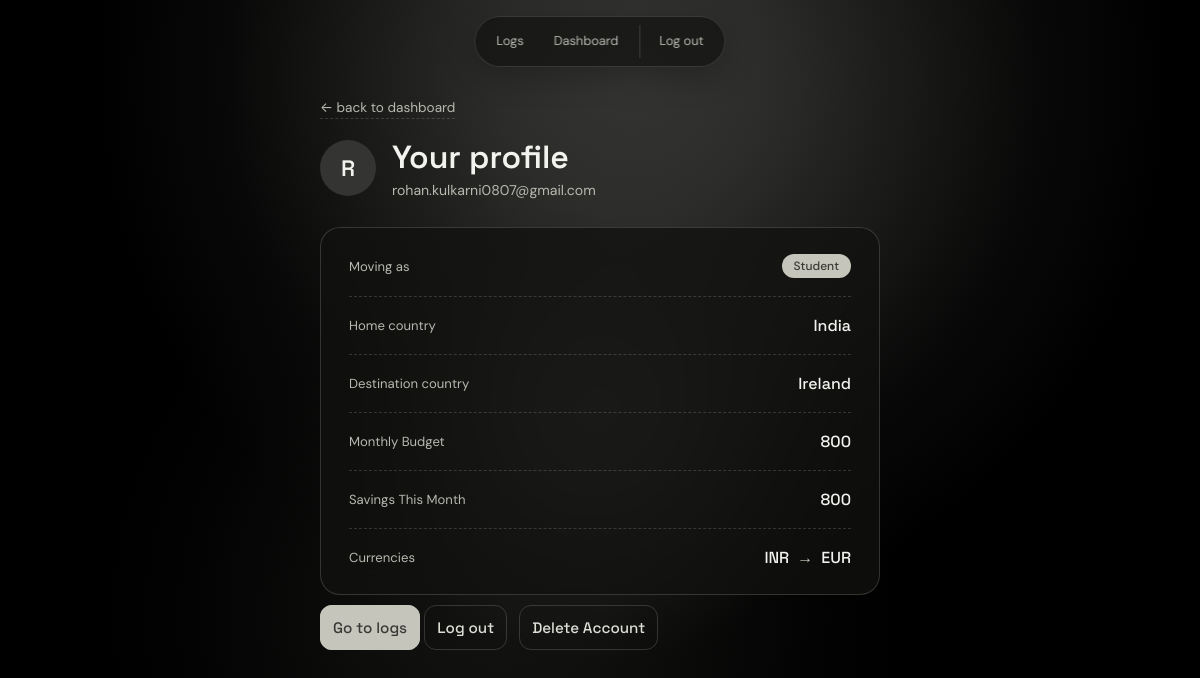
/profile (signed in), run on an earlier commit of the app's database.
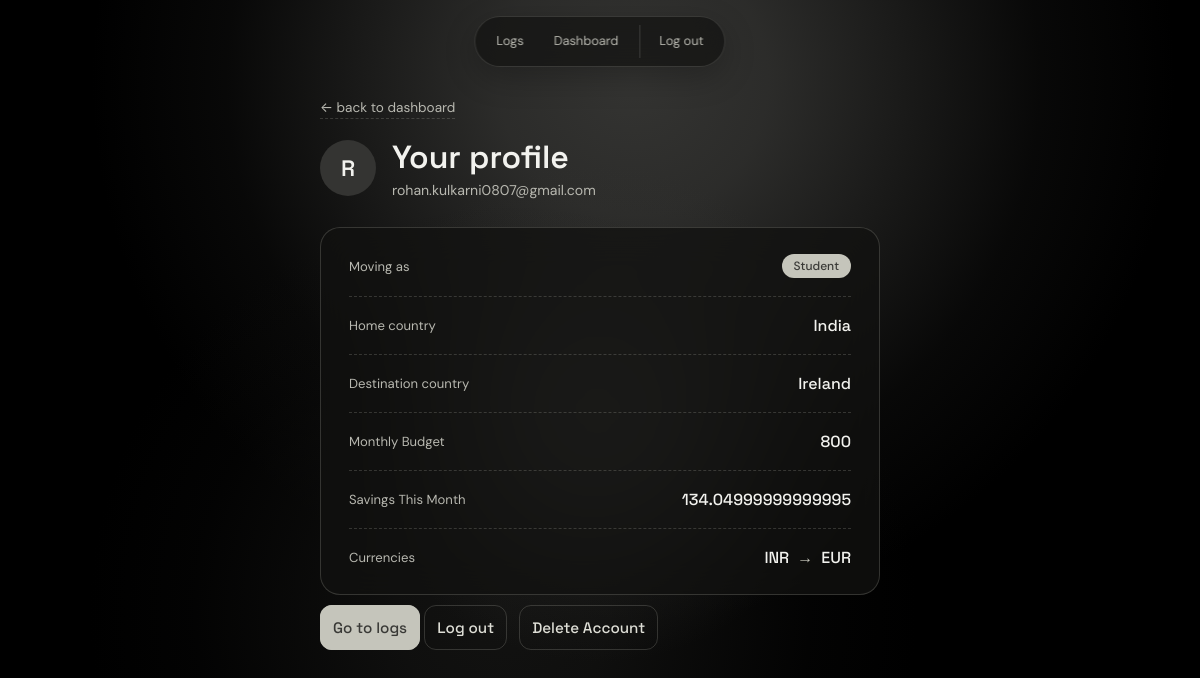
And on a later commit of the database.
### tables this page shows
CREATE TABLE users(
            id INTEGER PRIMARY KEY AUTOINCREMENT,
            email TEXT UNIQUE NOT NULL,
            password_hash TEXT NOT NULL,
            home_country TEXT NOT NULL,
            home_currency TEXT NOT NULL,
            destination_country TEXT NOT NULL,
            destination_currency TEXT NOT NULL,
            user_type TEXT NOT NULL,
            budget INTEGER NOT NULL,
            savings INTEGER NOT NULL DEFAULT 0
        );

### app.py (the view)
@app.route("/profile", methods=["GET", "POST"])
@login_required
def profilePage():
    if request.method=="GET":
        try:
            con=connect_db()
            user = con.execute("SELECT * FROM users WHERE id = ?", (session["user_id"],)).fetchone()
        finally:
            con.close()
    return render_template("profile.html", user=user)

### app.py (called while the page is built)
def login_required(f):
    @wraps(f)
    def wrapper(*args, **kwargs):
        if "user_id" not in session:
            return redirect(url_for("loginPage"))
        return f(*args, **kwargs)
    return wrapper

### db.py (called while the page is built)
def connect_db():
    con = sqlite3.connect(db)
    con.row_factory=sqlite3.Row
    return con

### templates/profile.html (shortened to what this page needs)
<!DOCTYPE html>
<html lang="en">
<head>
<link rel="stylesheet" href="{{ url_for('static', filename='css/bloom-field.css') }}">
<link rel="stylesheet" href="{{ url_for('static', filename='css/navigation.css') }}">
</head>
<body>
{% include "_navbar.html" %}
<div class="page">
  <a class="back" href="{{ url_for('dashboard') }}">&larr; back to dashboard</a>
  <div class="header-row">
    <div class="avatar">{{ user['email'][0] | upper }}</div>
    <div>
      <h1>Your profile</h1>
      <p>{{ user['email'] }}</p>
    </div>
  </div>
  <div class="panel">
    <div class="field">
      <span class="field-label">Moving as</span>
      <span class="field-value"><span class="badge">{{ user['user_type'] }}</span></span>
    </div>
    <div class="field">
      <span class="field-label">Home country</span>
      <span class="field-value">{{ user['home_country'] }}</span>
    </div>
    <div class="field">
      <span class="field-label">Destination country</span>
      <span class="field-value">{{ user['destination_country'] }}</span>
    </div>
    <div class="field">
      <span class="field-label">Monthly Budget</span>
      <span class="field-value">{{ user['budget'] }}</span>
    </div>
    <div class="field">
      <span class="field-label">Savings This Month</span>
      <span class="field-value">{{ user['savings'] }}</span>
    </div>
    <div class="field">
      <span class="field-label">Currencies</span>
      <span class="field-value">
        <span class="currency-pair">
          {{ user['home_currency'] }} <span class="arrow">&rarr;</span> {{ user['destination_currency'] }}
        </span>
      </span>
    </div>
  </div>
  <div class="actions">
    <form>
    <a class="btn btn-primary" href="{{ url_for('expenses') }}">Go to logs</a>
    <a class="btn btn-ghost" href="{{ url_for('logout') }}">Log out</a>
    </form>
    <form action="POST"><a class="btn btn-ghost" actio href="{{ url_for('delete_account')}}">Delete Account</a></form>
  </div>
</div>
</body>
</html>

### templates/_navbar.html (shortened to what this page needs)
<nav class="site-nav" aria-label="Main navigation">
  <div class="site-nav-links">
    {% if request.endpoint != 'expenses' %}
    <a href="{{ url_for('expenses') }}">Logs</a>
    {% endif %}
    {% if request.endpoint != 'dashboard' %}
    <a href="{{ url_for('dashboard') }}">Dashboard</a>
    {% endif %}
  </div>
  {% if session.get('user_id') %}
  <div class="site-nav-actions">
    <a href="{{ url_for('logout') }}">Log out</a>
  </div>
  {% endif %}
</nav>

### static/css/bloom-field.css (style rules this page uses)
:root { color-scheme: dark; --bg: rgba(18, 18, 17, 0.78); --bg-deep: rgba(18, 18, 17, 0.76); --ink: #f2f2ee; --ink-soft: #b8b8b0; --sage: #c5c5bb; --sage-soft: #777770; --rust: #deded6; --thread: rgba(245, 245, 237, 0.16); --pink: #8c8c83; --powder: #343432; --aqua: #e4e4dd; --white-wash: rgba(18, 18, 17, 0.65); }
body { isolation: isolate; background: transparent; }
body::before { content: ""; position: fixed; inset: 0; z-index: -1; pointer-events: none; background-color: #000000; background-image: var( --bloom-field-image, radial-gradient(circle at 65.34% 44.62%, rgba(52, 52, 50, 1) 0%, rgba(52, 52, 50, 0.844) 8.53%, rgba(52, 52, 50, 0.5) 17.05%, rgba(52, 52, 50, 0.156) 25.58%, rgba(52, 52, 50, 0) 34.1%), radial-gradient(circle at 28.07% 74.48%, rgba(18, 18, 17, 1) 0%, rgba(18, 18, 17, 0.844) 11.15%, rgba(18, 18, 17, 0.5) 22.3%, rgba(18, 18, 17, 0.156) 33.45%, rgba(18, 18, 17, 0) 44.6%), radial-gradient(circle at 52.42% 19.94%, rgba(52, 52, 50, 1) 0%, rgba(52, 52, 50, 0.844) 14.13%, rgba(52, 52, 50, 0.5) 28.25%, rgba(52, 52, 50, 0.156) 42.38%, rgba(52, 52, 50, 0) 56.5%), radial-gradient(circle at 80.31% 84.47%, rgba(0, 0, 0, 1) 0%, rgba(0, 0, 0, 0.844) 17.27%, rgba(0, 0, 0, 0.5) 34.55%, rgba(0, 0, 0, 0.156) 51.82%, rgba(0, 0, 0, 0) 69.1%) ); }
.card, .panel, .summary-card, .hub, .node { backdrop-filter: blur(18px); -webkit-backdrop-filter: blur(18px); }

### static/css/navigation.css (style rules this page uses)
body { padding-top: 96px; }
.site-nav { position: fixed; z-index: 20; top: 16px; left: 50%; display: flex; align-items: center; justify-content: center; gap: 8px; width: max-content; max-width: calc(100% - 32px); padding: 8px; border: 1px solid rgba(245, 245, 237, 0.14); border-radius: 999px; background: rgba(18, 18, 17, 0.72); box-shadow: 0 10px 32px rgba(0, 0, 0, 0.24); backdrop-filter: blur(22px); -webkit-backdrop-filter: blur(22px); transform: translateX(-50%); animation: nav-arrive 1s cubic-bezier(0.2, 0.75, 0.25, 1) both; }
.site-nav-links, .site-nav-actions { display: flex; align-items: center; justify-content: center; gap: 4px; }
.site-nav-actions { padding-left: 6px; border-left: 1px solid rgba(245, 245, 237, 0.16); }
.site-nav a { flex: 0 0 auto; padding: 9px 12px; border: 1px solid transparent; border-radius: 999px; color: var(--ink-soft); font-size: 0.8rem; line-height: 1; text-decoration: none; white-space: nowrap; transition: color 180ms ease, background 180ms ease, border-color 180ms ease, transform 180ms ease; }

What changed in the data, as far as the page shows it:
changed users "India": savings "800" → "134.04999999999995"
